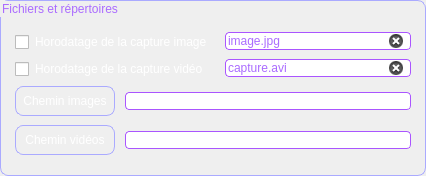
         <widget class="QGroupBox" name="groupBox_2">
          <property name="geometry">
           <rect>
            <x>180</x>
            <y>185</y>
            <width>426</width>
            <height>176</height>
           </rect>
          </property>
          <property name="styleSheet">
           <string notr="true">border:1px solid rgb(170, 170, 255);
border-radius:8px;
color: rgb(170, 107, 255);</string>
          </property>
          <property name="title">
           <string>Fichiers et répertoires</string>
          </property>
          <widget class="QLineEdit" name="edit_image">
           <property name="geometry">
            <rect>
             <x>125</x>
             <y>92</y>
             <width>286</width>
             <height>18</height>
            </rect>
           </property>
           <property name="styleSheet">
            <string notr="true">QLineEdit{
background-color: rgb(255, 255, 255);
border: 1px solid rgb(170, 85, 255) ;
border-radius:4px;
}</string>
           </property>
           <property name="text">
            <string/>
           </property>
           <property name="clearButtonEnabled">
            <bool>true</bool>
           </property>
          </widget>
          <widget class="QPushButton" name="pb_dir_image">
           <property name="geometry">
            <rect>
             <x>15</x>
             <y>86</y>
             <width>100</width>
             <height>30</height>
            </rect>
           </property>
           <property name="sizePolicy">
            <sizepolicy hsizetype="Minimum" vsizetype="Expanding">
             <horstretch>0</horstretch>
             <verstretch>0</verstretch>
            </sizepolicy>
           </property>
           <property name="minimumSize">
            <size>
             <width>100</width>
             <height>30</height>
            </size>
           </property>
           <property name="maximumSize">
            <size>
             <width>100</width>
             <height>30</height>
            </size>
           </property>
           <property name="styleSheet">
            <string notr="true">
QPushButton{
border:1px solid rgb(170, 170, 255);
border-radius:8px;
color: white;
}

QPushButton:hover{
border-color: white;
}

QPushButton:pressed{
background-color: rgb(170, 179, 255);
}</string>
           </property>
           <property name="text">
            <string>Chemin images</string>
           </property>
          </widget>
          <widget class="QLineEdit" name="edit_video">
           <property name="geometry">
            <rect>
             <x>125</x>
             <y>131</y>
             <width>286</width>
             <height>18</height>
            </rect>
           </property>
           <property name="styleSheet">
            <string notr="true">QLineEdit{
background-color: rgb(255, 255, 255);
border: 1px solid rgb(170, 85, 255) ;
border-radius:4px;
}</string>
           </property>
           <property name="text">
            <string/>
           </property>
           <property name="clearButtonEnabled">
            <bool>true</bool>
           </property>
          </widget>
          <widget class="QPushButton" name="pb_dir_video">
           <property name="geometry">
            <rect>
             <x>15</x>
             <y>125</y>
             <width>100</width>
             <height>30</height>
            </rect>
           </property>
           <property name="sizePolicy">
            <sizepolicy hsizetype="Minimum" vsizetype="Expanding">
             <horstretch>0</horstretch>
             <verstretch>0</verstretch>
            </sizepolicy>
           </property>
           <property name="minimumSize">
            <size>
             <width>100</width>
             <height>30</height>
            </size>
           </property>
           <property name="maximumSize">
            <size>
             <width>100</width>
             <height>30</height>
            </size>
           </property>
           <property name="styleSheet">
            <string notr="true">
QPushButton{
border:1px solid rgb(170, 170, 255);
border-radius:8px;
color: white;
}

QPushButton:hover{
border-color: white;
}

QPushButton:pressed{
background-color: rgb(170, 179, 255);
}</string>
           </property>
           <property name="text">
            <string>Chemin vidéos</string>
           </property>
          </widget>
          <widget class="QCheckBox" name="chk_image_horodate">
           <property name="geometry">
            <rect>
             <x>15</x>
             <y>34</y>
             <width>195</width>
             <height>16</height>
            </rect>
           </property>
           <property name="styleSheet">
            <string notr="true">color: rgb(255, 255, 255);
border: 0px solid;</string>
           </property>
           <property name="text">
            <string>Horodatage de la capture image</string>
           </property>
          </widget>
          <widget class="QCheckBox" name="chk_video_horodate">
           <property name="geometry">
            <rect>
             <x>15</x>
             <y>61</y>
             <width>192</width>
             <height>16</height>
            </rect>
           </property>
           <property name="styleSheet">
            <string notr="true">color: rgb(255, 255, 255);
border: 0px solid;</string>
           </property>
           <property name="text">
            <string>Horodatage de la capture vidéo</string>
           </property>
          </widget>
          <widget class="QLineEdit" name="edit_filename_image">
           <property name="geometry">
            <rect>
             <x>225</x>
             <y>32</y>
             <width>186</width>
             <height>18</height>
            </rect>
           </property>
           <property name="styleSheet">
            <string notr="true">QLineEdit{
background-color: rgb(255, 255, 255);
border: 1px solid rgb(170, 85, 255) ;
border-radius:4px;
}</string>
           </property>
           <property name="text">
            <string>image.jpg</string>
           </property>
           <property name="clearButtonEnabled">
            <bool>true</bool>
           </property>
          </widget>
          <widget class="QLineEdit" name="edit_filename_video">
           <property name="enabled">
            <bool>true</bool>
           </property>
           <property name="geometry">
            <rect>
             <x>225</x>
             <y>59</y>
             <width>186</width>
             <height>18</height>
            </rect>
           </property>
           <property name="styleSheet">
            <string notr="true">QLineEdit{
background-color: rgb(255, 255, 255);
border: 1px solid rgb(170, 85, 255) ;
border-radius:4px;
}</string>
           </property>
           <property name="text">
            <string>capture.avi</string>
           </property>
           <property name="readOnly">
            <bool>false</bool>
           </property>
           <property name="clearButtonEnabled">
            <bool>true</bool>
           </property>
          </widget>
         </widget>
